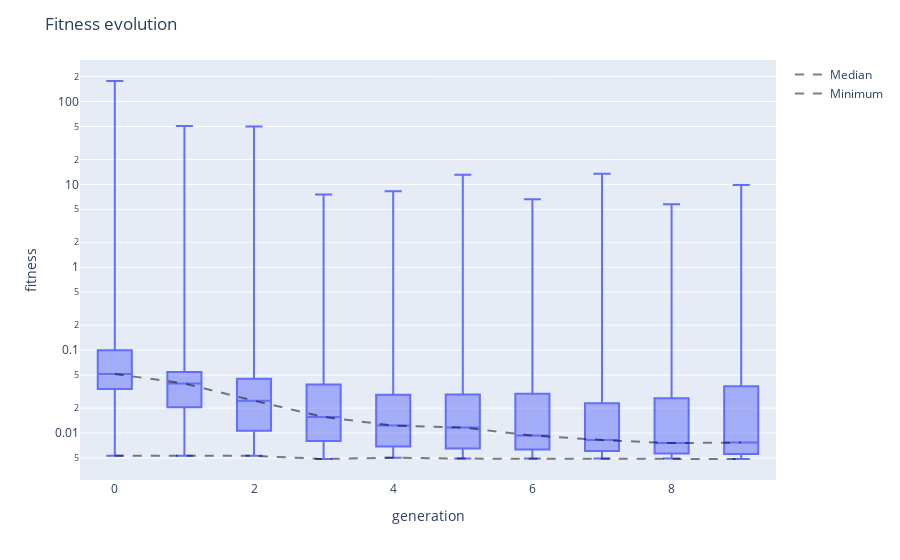

The code cell stored with this chart in its notebook:
### Code cell
viewer.fitness_evolution()

### Figure 1 — Plotly figure (JSON) as saved in the notebook; plotly's stock layout.template omitted (floating-point values rounded to 4 significant figures; data arrays with more than 128 entries replaced by an {"elided": "..."} marker saying what was removed)
{"data": [{"alignmentgroup": "True", "boxpoints": false, "hovertemplate": "generation=%{x}<br>fitness=%{y}<extra></extra>", "legendgroup": "", "marker": {"color": "#636efa"}, "name": "", "notched": false, "offsetgroup": "", "orientation": "v", "showlegend": false, "type": "box", "x": {"elided": "5000 int values"}, "x0": " ", "xaxis": "x", "y": {"elided": "5000 float values"}, "y0": " ", "yaxis": "y"}, {"line": {"color": "rgba(0,0,0,0.5)", "dash": "dash", "width": 2}, "mode": "lines", "name": "Median", "type": "scatter", "x": [0, 1, 2, 3, 4, 5, 6, 7, 8, 9], "y": [0.05174, 0.03953, 0.02459, 0.01563, 0.01231, 0.01165, 0.009354, 0.008231, 0.007565, 0.007689]}, {"line": {"color": "rgba(0,0,0,0.5)", "dash": "dash", "width": 2}, "mode": "lines", "name": "Minimum", "type": "scatter", "x": [0, 1, 2, 3, 4, 5, 6, 7, 8, 9], "y": [0.005309, 0.005309, 0.005309, 0.004867, 0.005045, 0.004921, 0.004921, 0.004921, 0.004921, 0.004871]}], "layout": {"boxmode": "group", "legend": {"tracegroupgap": 0}, "margin": {"t": 60}, "title": {"text": "Fitness evolution"}, "xaxis": {"anchor": "y", "domain": [0, 1], "title": {"text": "generation"}}, "yaxis": {"anchor": "x", "domain": [0, 1], "title": {"text": "fitness"}, "type": "log"}}}
